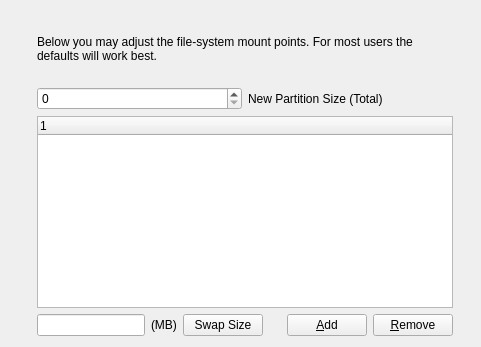
  <widget class="QWizardPage" name="Page_Mounts">
   <layout class="QGridLayout" name="gridLayout_10">
    <item row="0" column="0" rowspan="6">
     <layout class="QVBoxLayout" name="verticalLayout_10">
      <item>
       <widget class="QLabel" name="label_19">
        <property name="sizePolicy">
         <sizepolicy hsizetype="Fixed" vsizetype="Fixed">
          <horstretch>0</horstretch>
          <verstretch>0</verstretch>
         </sizepolicy>
        </property>
        <property name="maximumSize">
         <size>
          <width>55</width>
          <height>55</height>
         </size>
        </property>
        <property name="text">
         <string/>
        </property>
        <property name="pixmap">
         <pixmap resource="sysinstaller.qrc">:/modules/images/disk.png</pixmap>
        </property>
        <property name="scaledContents">
         <bool>true</bool>
        </property>
        <property name="alignment">
         <set>Qt::AlignCenter</set>
        </property>
       </widget>
      </item>
      <item>
       <spacer name="verticalSpacer_28">
        <property name="orientation">
         <enum>Qt::Vertical</enum>
        </property>
        <property name="sizeHint" stdset="0">
         <size>
          <width>20</width>
          <height>40</height>
         </size>
        </property>
       </spacer>
      </item>
     </layout>
    </item>
    <item row="0" column="1">
     <spacer name="verticalSpacer_27">
      <property name="orientation">
       <enum>Qt::Vertical</enum>
      </property>
      <property name="sizeType">
       <enum>QSizePolicy::Fixed</enum>
      </property>
      <property name="sizeHint" stdset="0">
       <size>
        <width>378</width>
        <height>18</height>
       </size>
      </property>
     </spacer>
    </item>
    <item row="1" column="1">
     <widget class="QLabel" name="labelMounts">
      <property name="sizePolicy">
       <sizepolicy hsizetype="MinimumExpanding" vsizetype="Preferred">
        <horstretch>0</horstretch>
        <verstretch>0</verstretch>
       </sizepolicy>
      </property>
      <property name="text">
       <string>Below you may adjust the file-system mount points. For most users the defaults will work best. </string>
      </property>
      <property name="wordWrap">
       <bool>true</bool>
      </property>
     </widget>
    </item>
    <item row="1" column="2" rowspan="4">
     <spacer name="horizontalSpacer_10">
      <property name="orientation">
       <enum>Qt::Horizontal</enum>
      </property>
      <property name="sizeType">
       <enum>QSizePolicy::Fixed</enum>
      </property>
      <property name="sizeHint" stdset="0">
       <size>
        <width>17</width>
        <height>256</height>
       </size>
      </property>
     </spacer>
    </item>
    <item row="2" column="1">
     <spacer name="verticalSpacer_29">
      <property name="orientation">
       <enum>Qt::Vertical</enum>
      </property>
      <property name="sizeType">
       <enum>QSizePolicy::Fixed</enum>
      </property>
      <property name="sizeHint" stdset="0">
       <size>
        <width>20</width>
        <height>18</height>
       </size>
      </property>
     </spacer>
    </item>
    <item row="3" column="1">
     <layout class="QHBoxLayout" name="horizontalLayout_7">
      <item>
       <widget class="QSpinBox" name="spinNewPartition"/>
      </item>
      <item>
       <widget class="QLabel" name="labelNewPartition">
        <property name="text">
         <string>New Partition Size (Total)</string>
        </property>
       </widget>
      </item>
     </layout>
    </item>
    <item row="4" column="1">
     <widget class="QTreeWidget" name="treeMounts">
      <column>
       <property name="text">
        <string notr="true">1</string>
       </property>
      </column>
     </widget>
    </item>
    <item row="5" column="1">
     <layout class="QHBoxLayout" name="horizontalLayout_4">
      <item>
       <widget class="QLineEdit" name="lineFreeMB">
        <property name="readOnly">
         <bool>true</bool>
        </property>
       </widget>
      </item>
      <item>
       <widget class="QLabel" name="labelFreeSpace">
        <property name="text">
         <string>(MB)</string>
        </property>
       </widget>
      </item>
      <item>
       <widget class="QPushButton" name="pushSwapSize">
        <property name="text">
         <string>Swap Size</string>
        </property>
        <property name="icon">
         <iconset resource="sysinstaller.qrc">
          <normaloff>:/modules/images/slices.png</normaloff>:/modules/images/slices.png</iconset>
        </property>
       </widget>
      </item>
      <item>
       <spacer name="horizontalSpacer_11">
        <property name="orientation">
         <enum>Qt::Horizontal</enum>
        </property>
        <property name="sizeHint" stdset="0">
         <size>
          <width>18</width>
          <height>20</height>
         </size>
        </property>
       </spacer>
      </item>
      <item>
       <widget class="QPushButton" name="pushAddMount">
        <property name="text">
         <string>&amp;Add</string>
        </property>
        <property name="icon">
         <iconset resource="sysinstaller.qrc">
          <normaloff>:/TRUEOS/images/edit_add.png</normaloff>:/TRUEOS/images/edit_add.png</iconset>
        </property>
       </widget>
      </item>
      <item>
       <widget class="QPushButton" name="pushRemoveMount">
        <property name="text">
         <string>&amp;Remove</string>
        </property>
        <property name="icon">
         <iconset resource="sysinstaller.qrc">
          <normaloff>:/TRUEOS/images/edit_remove.png</normaloff>:/TRUEOS/images/edit_remove.png</iconset>
        </property>
       </widget>
      </item>
     </layout>
    </item>
   </layout>
  </widget>
